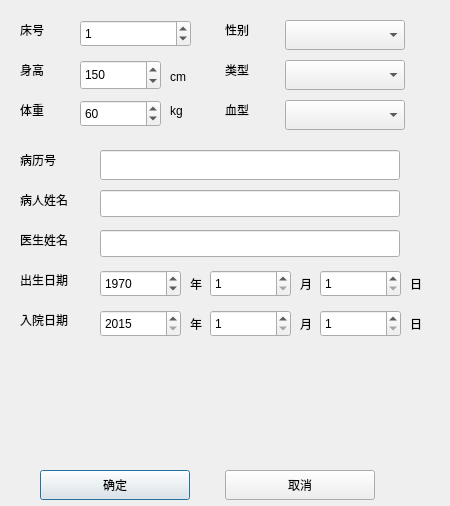
<?xml version="1.0" encoding="UTF-8"?>
<ui version="4.0">
 <class>bingrenxinxi</class>
 <widget class="QDialog" name="bingrenxinxi">
  <property name="geometry">
   <rect>
    <x>0</x>
    <y>0</y>
    <width>450</width>
    <height>506</height>
   </rect>
  </property>
  <property name="windowTitle">
   <string>病人信息</string>
  </property>
  <property name="locale">
   <locale language="Chinese" country="China"/>
  </property>
  <property name="sizeGripEnabled">
   <bool>false</bool>
  </property>
  <property name="modal">
   <bool>false</bool>
  </property>
  <widget class="QPushButton" name="pushButton">
   <property name="geometry">
    <rect>
     <x>40</x>
     <y>470</y>
     <width>150</width>
     <height>30</height>
    </rect>
   </property>
   <property name="text">
    <string>确定</string>
   </property>
   <property name="autoDefault">
    <bool>true</bool>
   </property>
   <property name="default">
    <bool>true</bool>
   </property>
   <property name="flat">
    <bool>false</bool>
   </property>
  </widget>
  <widget class="QPushButton" name="pushButton_2">
   <property name="geometry">
    <rect>
     <x>225</x>
     <y>470</y>
     <width>150</width>
     <height>30</height>
    </rect>
   </property>
   <property name="text">
    <string>取消</string>
   </property>
  </widget>
  <widget class="QLabel" name="label">
   <property name="geometry">
    <rect>
     <x>20</x>
     <y>20</y>
     <width>40</width>
     <height>20</height>
    </rect>
   </property>
   <property name="text">
    <string>床号</string>
   </property>
  </widget>
  <widget class="QLabel" name="label_2">
   <property name="geometry">
    <rect>
     <x>225</x>
     <y>20</y>
     <width>40</width>
     <height>20</height>
    </rect>
   </property>
   <property name="text">
    <string>性别</string>
   </property>
  </widget>
  <widget class="QLabel" name="label_4">
   <property name="geometry">
    <rect>
     <x>225</x>
     <y>60</y>
     <width>40</width>
     <height>20</height>
    </rect>
   </property>
   <property name="text">
    <string>类型</string>
   </property>
  </widget>
  <widget class="QLabel" name="label_7">
   <property name="geometry">
    <rect>
     <x>20</x>
     <y>60</y>
     <width>40</width>
     <height>20</height>
    </rect>
   </property>
   <property name="text">
    <string>身高 </string>
   </property>
  </widget>
  <widget class="QLabel" name="label_8">
   <property name="geometry">
    <rect>
     <x>20</x>
     <y>100</y>
     <width>40</width>
     <height>20</height>
    </rect>
   </property>
   <property name="text">
    <string>体重</string>
   </property>
  </widget>
  <widget class="QLabel" name="label_9">
   <property name="geometry">
    <rect>
     <x>225</x>
     <y>100</y>
     <width>40</width>
     <height>20</height>
    </rect>
   </property>
   <property name="text">
    <string>血型</string>
   </property>
  </widget>
  <widget class="QLabel" name="label_10">
   <property name="geometry">
    <rect>
     <x>20</x>
     <y>150</y>
     <width>60</width>
     <height>20</height>
    </rect>
   </property>
   <property name="text">
    <string>病历号</string>
   </property>
  </widget>
  <widget class="QLabel" name="label_11">
   <property name="geometry">
    <rect>
     <x>20</x>
     <y>230</y>
     <width>60</width>
     <height>20</height>
    </rect>
   </property>
   <property name="text">
    <string>医生姓名</string>
   </property>
  </widget>
  <widget class="QLabel" name="label_12">
   <property name="geometry">
    <rect>
     <x>20</x>
     <y>190</y>
     <width>60</width>
     <height>20</height>
    </rect>
   </property>
   <property name="text">
    <string>病人姓名</string>
   </property>
  </widget>
  <widget class="QLabel" name="label_13">
   <property name="geometry">
    <rect>
     <x>20</x>
     <y>270</y>
     <width>60</width>
     <height>20</height>
    </rect>
   </property>
   <property name="text">
    <string>出生日期 </string>
   </property>
  </widget>
  <widget class="QLabel" name="label_14">
   <property name="geometry">
    <rect>
     <x>20</x>
     <y>310</y>
     <width>60</width>
     <height>20</height>
    </rect>
   </property>
   <property name="text">
    <string>入院日期</string>
   </property>
  </widget>
  <widget class="QComboBox" name="comboBox_3">
   <property name="geometry">
    <rect>
     <x>285</x>
     <y>20</y>
     <width>120</width>
     <height>30</height>
    </rect>
   </property>
   <property name="maxVisibleItems">
    <number>2</number>
   </property>
  </widget>
  <widget class="QComboBox" name="comboBox_5">
   <property name="geometry">
    <rect>
     <x>285</x>
     <y>60</y>
     <width>120</width>
     <height>30</height>
    </rect>
   </property>
   <property name="contextMenuPolicy">
    <enum>Qt::DefaultContextMenu</enum>
   </property>
   <property name="maxVisibleItems">
    <number>3</number>
   </property>
  </widget>
  <widget class="QComboBox" name="comboBox_6">
   <property name="geometry">
    <rect>
     <x>285</x>
     <y>100</y>
     <width>120</width>
     <height>30</height>
    </rect>
   </property>
   <property name="maxVisibleItems">
    <number>5</number>
   </property>
   <property name="minimumContentsLength">
    <number>0</number>
   </property>
   <property name="duplicatesEnabled">
    <bool>false</bool>
   </property>
  </widget>
  <widget class="QLineEdit" name="lineEdit">
   <property name="geometry">
    <rect>
     <x>100</x>
     <y>150</y>
     <width>300</width>
     <height>30</height>
    </rect>
   </property>
  </widget>
  <widget class="QLineEdit" name="lineEdit_2">
   <property name="geometry">
    <rect>
     <x>100</x>
     <y>190</y>
     <width>300</width>
     <height>27</height>
    </rect>
   </property>
  </widget>
  <widget class="QLineEdit" name="lineEdit_3">
   <property name="geometry">
    <rect>
     <x>100</x>
     <y>230</y>
     <width>300</width>
     <height>27</height>
    </rect>
   </property>
  </widget>
  <widget class="QSpinBox" name="spinBox">
   <property name="geometry">
    <rect>
     <x>80</x>
     <y>60</y>
     <width>81</width>
     <height>30</height>
    </rect>
   </property>
   <property name="maximum">
    <number>300</number>
   </property>
   <property name="value">
    <number>150</number>
   </property>
  </widget>
  <widget class="QSpinBox" name="spinBox_2">
   <property name="geometry">
    <rect>
     <x>80</x>
     <y>100</y>
     <width>81</width>
     <height>27</height>
    </rect>
   </property>
   <property name="minimum">
    <number>1</number>
   </property>
   <property name="maximum">
    <number>500</number>
   </property>
   <property name="value">
    <number>60</number>
   </property>
  </widget>
  <widget class="QLabel" name="label_3">
   <property name="geometry">
    <rect>
     <x>170</x>
     <y>66</y>
     <width>31</width>
     <height>21</height>
    </rect>
   </property>
   <property name="text">
    <string>cm</string>
   </property>
  </widget>
  <widget class="QLabel" name="label_5">
   <property name="geometry">
    <rect>
     <x>170</x>
     <y>100</y>
     <width>31</width>
     <height>21</height>
    </rect>
   </property>
   <property name="text">
    <string>kg</string>
   </property>
  </widget>
  <widget class="QSpinBox" name="spinBox_3">
   <property name="geometry">
    <rect>
     <x>80</x>
     <y>20</y>
     <width>111</width>
     <height>27</height>
    </rect>
   </property>
   <property name="maximum">
    <number>9999</number>
   </property>
   <property name="singleStep">
    <number>1</number>
   </property>
   <property name="value">
    <number>1</number>
   </property>
  </widget>
  <widget class="QSpinBox" name="spinBox_4">
   <property name="geometry">
    <rect>
     <x>100</x>
     <y>270</y>
     <width>81</width>
     <height>27</height>
    </rect>
   </property>
   <property name="minimum">
    <number>1900</number>
   </property>
   <property name="maximum">
    <number>2200</number>
   </property>
   <property name="value">
    <number>1970</number>
   </property>
  </widget>
  <widget class="QSpinBox" name="spinBox_5">
   <property name="geometry">
    <rect>
     <x>100</x>
     <y>310</y>
     <width>81</width>
     <height>27</height>
    </rect>
   </property>
   <property name="minimum">
    <number>2015</number>
   </property>
   <property name="maximum">
    <number>2200</number>
   </property>
  </widget>
  <widget class="QLabel" name="label_6">
   <property name="geometry">
    <rect>
     <x>190</x>
     <y>275</y>
     <width>21</width>
     <height>17</height>
    </rect>
   </property>
   <property name="text">
    <string>年</string>
   </property>
  </widget>
  <widget class="QSpinBox" name="spinBox_6">
   <property name="geometry">
    <rect>
     <x>210</x>
     <y>270</y>
     <width>81</width>
     <height>27</height>
    </rect>
   </property>
   <property name="minimum">
    <number>1</number>
   </property>
   <property name="maximum">
    <number>12</number>
   </property>
  </widget>
  <widget class="QLabel" name="label_15">
   <property name="geometry">
    <rect>
     <x>300</x>
     <y>275</y>
     <width>21</width>
     <height>17</height>
    </rect>
   </property>
   <property name="text">
    <string>月</string>
   </property>
  </widget>
  <widget class="QSpinBox" name="spinBox_7">
   <property name="geometry">
    <rect>
     <x>320</x>
     <y>270</y>
     <width>81</width>
     <height>27</height>
    </rect>
   </property>
   <property name="minimum">
    <number>1</number>
   </property>
   <property name="maximum">
    <number>31</number>
   </property>
  </widget>
  <widget class="QLabel" name="label_16">
   <property name="geometry">
    <rect>
     <x>410</x>
     <y>275</y>
     <width>21</width>
     <height>17</height>
    </rect>
   </property>
   <property name="text">
    <string>日</string>
   </property>
  </widget>
  <widget class="QLabel" name="label_17">
   <property name="geometry">
    <rect>
     <x>410</x>
     <y>315</y>
     <width>21</width>
     <height>17</height>
    </rect>
   </property>
   <property name="text">
    <string>日</string>
   </property>
  </widget>
  <widget class="QLabel" name="label_18">
   <property name="geometry">
    <rect>
     <x>190</x>
     <y>315</y>
     <width>21</width>
     <height>17</height>
    </rect>
   </property>
   <property name="text">
    <string>年</string>
   </property>
  </widget>
  <widget class="QLabel" name="label_19">
   <property name="geometry">
    <rect>
     <x>300</x>
     <y>315</y>
     <width>21</width>
     <height>17</height>
    </rect>
   </property>
   <property name="text">
    <string>月</string>
   </property>
  </widget>
  <widget class="QSpinBox" name="spinBox_8">
   <property name="geometry">
    <rect>
     <x>210</x>
     <y>310</y>
     <width>81</width>
     <height>27</height>
    </rect>
   </property>
   <property name="minimum">
    <number>1</number>
   </property>
   <property name="maximum">
    <number>12</number>
   </property>
  </widget>
  <widget class="QSpinBox" name="spinBox_9">
   <property name="geometry">
    <rect>
     <x>320</x>
     <y>310</y>
     <width>81</width>
     <height>27</height>
    </rect>
   </property>
   <property name="minimum">
    <number>1</number>
   </property>
   <property name="maximum">
    <number>31</number>
   </property>
  </widget>
 </widget>
 <resources/>
 <connections/>
</ui>
